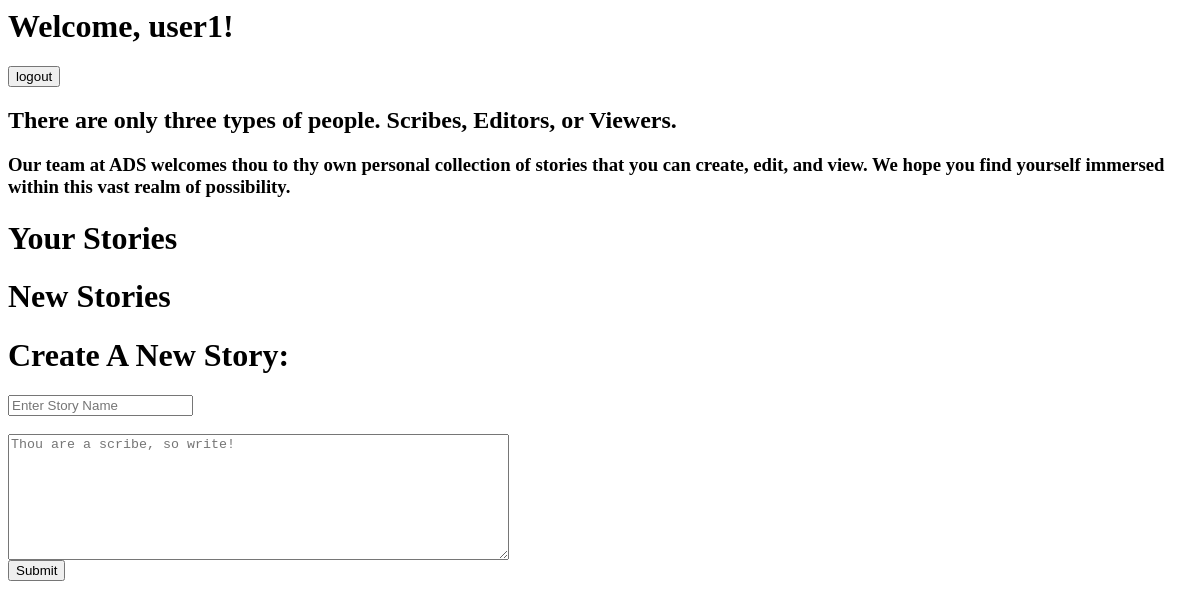
Page /home (signed in) on the earlier database version.
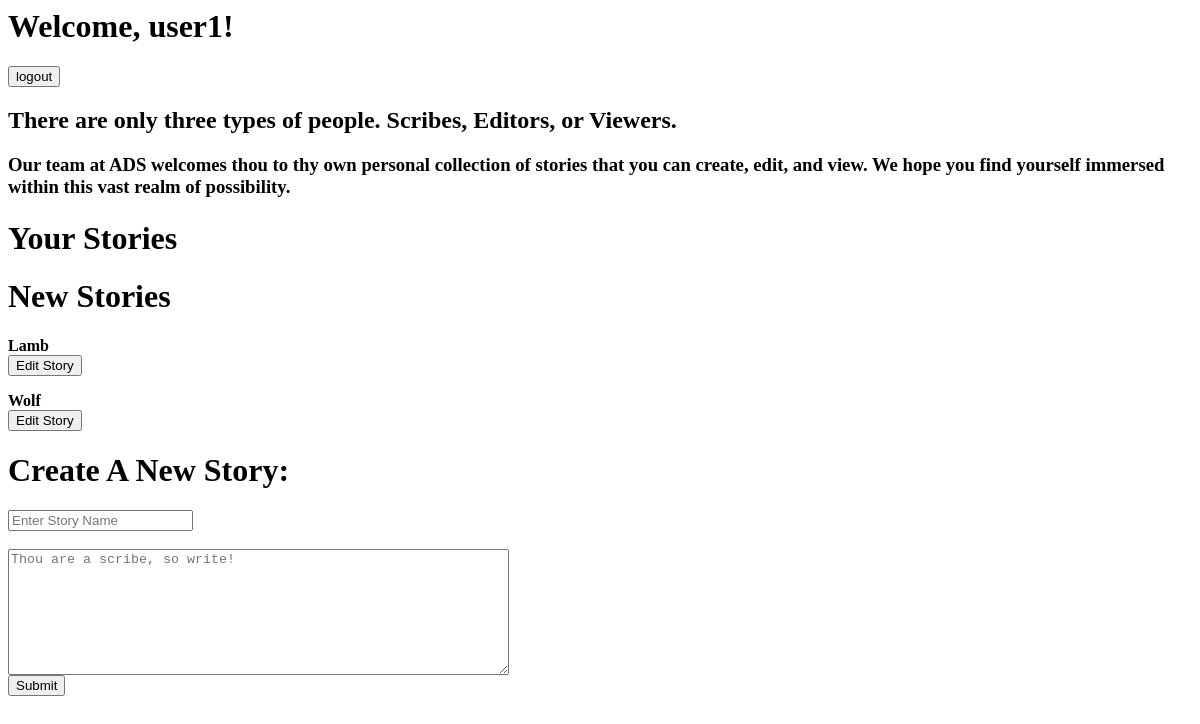
Same page on the later database version.
### tables this page shows
CREATE TABLE UserInfo (username TEXT, password TEXT);

CREATE TABLE StoryInfo (storyName TEXT, fullStory TEXT, lastAdded TEXT, Contributors TEXT);

### __init__.py (the view)
@app.route('/home')
def home():
    if 'username' not in session:
        return redirect("/login")
    username = session['username']
    password = session['password']
    if db_tools.verify_account(username, password):
        viewable_pages, editable_pages = db_tools.get_user_stories(username)[0], db_tools.get_user_stories(username)[1]
        print("viewable pages:" + str(viewable_pages))
        return render_template("home_page.html", username = username,
        viewable_stories = viewable_pages, editable_stories = editable_pages)

### db_tools.py (called while the page is built)
def get_table_list(tableName):
    db = sqlite3.connect(DB_FILE, check_same_thread=False)
    c = db.cursor()
    res = c.execute(f"SELECT * from {tableName}")
    out = res.fetchall()
    db.commit()
    db.close()
    return out

def verify_account(username, password):
    accounts = get_table_list("UserInfo")
    for account in accounts:
        if account[0] == username and account[1] == password:
            return True
    return False

def get_user_stories(username):
    viewable_stories = []
    editable_stories = []
    stories = get_table_list("StoryInfo")
    for story in stories:
        contributors = story[3].split(",")
        if username in contributors:
            viewable_stories.append(story[0])
        else:
            editable_stories.append(story[0])
    return viewable_stories, editable_stories

### templates/home_page.html (shortened to what this page needs)
<head>
  </head>
  <body>
    <h1>
          Welcome, {{username}}!
    </h1>
    <form action="/logout">
        <input type="submit" value="logout" />
    </form>
    <h2>
       There are only three types of people. Scribes, Editors, or Viewers.
    </h2>
    <h3>
       Our team at ADS welcomes thou to thy own personal collection of stories that you can create, edit, and view. We hope you find yourself immersed within this vast realm of possibility.
    </h3>
    <h1> Your Stories</h1>
    <h1> New Stories </h1>
    {% for page in editable_stories %}
    <strong>{{page}}</strong>
    <form action="/edit">
       <input type="submit" value="Edit Story">
    </form>
    {% endfor %}
    <h1> Create A New Story: </h1>
    <form action="/create_story" method="POST">
      <input type="text"name="storyName"placeholder="Enter Story Name" >
        <br>
        <br>
      <textarea placeholder="Thou are a scribe, so write!"rows = "8"cols = "60"name = "newText"></textarea>
      <br>
      <input type="submit" name="Create Story">
    </form>
  </body>
</html>

Differences in the rows shown:
added StoryInfo: storyName "Lamb"
added StoryInfo: storyName "Wolf"
